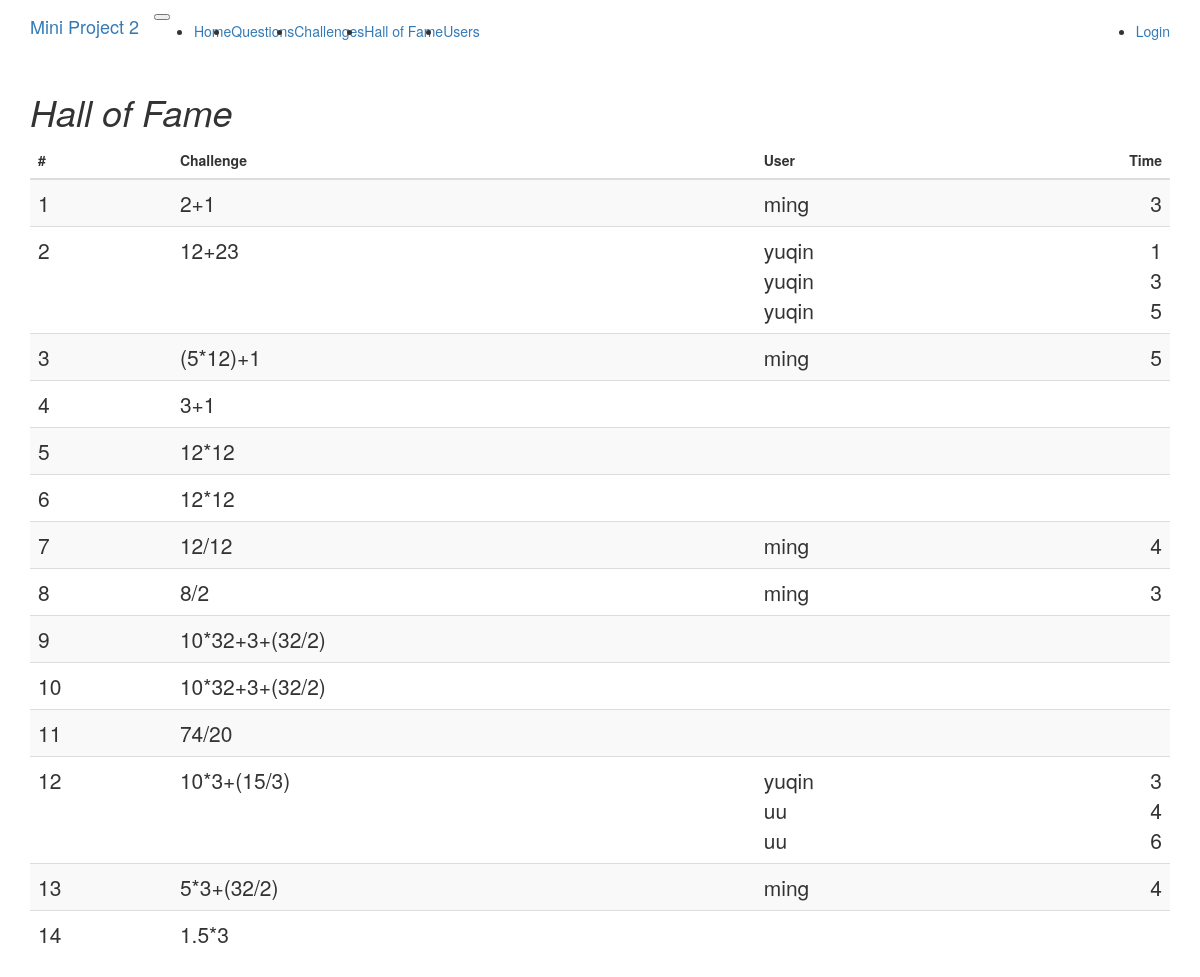
The app's page /halloffame with its own data.
### app/models.py (models this page shows, shortened)
class Question(db.Model):
	__tablename__ = 'question'
	id = db.Column(db.Integer, primary_key=True)
	expression = db.Column(db.String(255))
	answer = db.Column(db.Integer)
	author = db.Column(db.Integer, db.ForeignKey('user.id'))
	challenge = db.relationship("Challenge", uselist=False, back_populates="question")

class TimeRecord(db.Model):
	__tablename__ = 'timerecord'
	id = db.Column(db.Integer, primary_key=True)
	elapsed_time = db.Column(db.Integer)
	challenge_id = db.Column(db.Integer, db.ForeignKey('challenge.id'))
	user_id = db.Column(db.Integer, db.ForeignKey('user.id'))

class User(UserMixin, db.Model):
	__tablename__ = 'user'
	id = db.Column(db.Integer, primary_key=True)
	username = db.Column(db.String(64), index=True, unique=True)
	password_hash = db.Column(db.String(128))
	questions = db.relationship('Question', backref='from_user',
								lazy='dynamic')
	challenges = db.relationship('Challenge', secondary=association_table,
								backref=db.backref('to_user'),
								lazy='dynamic')
	records = db.relationship('TimeRecord',
								backref=db.backref('user_challenge'),
								lazy='dynamic')

### app/routes.py (the view)
@application.route('/halloffame')
def halloffame():
	challenges = Challenge.query.all()
	records = { c.id:get_smallest_three(c) for c in challenges}
	print(records)
	return render_template('halloffame.html', title="Hall of Fame",
							challenges=challenges,
							records=records)

### app/serverlibrary.py (called while the page is built)
def merge(array, p, q, r,byfunc=None):
    n_left = q-p+1
    n_right = r-q
    left = 0
    right = 0
    dest = p
    left_array = array[p:q+1]
    right_array = array[q+1:r+1]
    while left<n_left and right <n_right:
        if left_array[left]<=right_array[right]:
            array[dest]=left_array[left]
            left+=1
        else:
            array[dest]=right_array[right]
            right+=1
        dest+=1
    while left<n_left:
        array[dest]=left_array[left]
        left+=1
        dest+=1
    while right<n_right:
        array[dest]=right_array[right]
        right+=1
        dest+=1

def mergesort_recursive(array, p, r):
    if r > p:
        q = (p+r)//2
        mergesort_recursive(array, p, q)
        mergesort_recursive(array, q+1, r)
        merge(array, p, q, r)

def mergesort(array, byfunc=None):
    if byfunc == None:
        mergesort_recursive(array, 0, len(array)-1)
    else:
        mergesort_recursive(tuple_sort(array, byfunc), 0, len(array)-1)
        for i in ls:
            for j in range(len(array)):
                if byfunc(array[j]) == i:
                    array.append(array[j])
                    array.remove(array[j])
                    break

def tuple_sort(array, byfunc):
    ls.clear()
    for i in range(0, len(array)):
        ls.append(byfunc(array[i]))
    return ls

def get_smallest_three(challenge):
  records = challenge.records
  times = [r for r in records]
  mergesort(times, lambda x: x.elapsed_time)
  return times[:3]

### app/templates/halloffame.html
{% extends "base.html" %}
{% block app_content %}
<h1 style="font-style : italic;"> Hall of Fame</h1>
<table class="table table-sm table-striped table-dark" >
  <thead class="thead-dark">
    <tr>
      <th scope="col" >#</th>
      <th scope="col" >Challenge</th>
      <th scope="col" >User</th>
      <th scope="col" class="text-right" >Time</th>
    </tr>
  </thead>
  <tbody>
  {% for idx in range(challenges|length) %}
  	<tr>
      <th scope="row" class="lead">{{ idx+1 }}</th>
      <td class="lead">
      	{{ challenges[idx].question.expression }}
      </td>
      <td class="lead">
      	{% for r in records[challenges[idx].id] %}{{ r.user_challenge.username}}<br>{% endfor %}
      </td>
      <td class="text-right lead">
        {% for r in records[challenges[idx].id] %}{{ r.elapsed_time}}<br>{% endfor %}
      </td>
    </tr>
  {% endfor %}
  </tbody>
</table>
{% endblock %}

### app/templates/base.html (shortened to what this page needs)
{% extends "bootstrap/base.html" %}
{% block navbar %}
  <nav class="navbar  navbar-expand-lg navbar-light bg-light">
    <div class="container">
        <a class="navbar-brand" href="{{ url_for('index') }}">Mini Project 2</a>
        <button type="button" class="navbar-toggler" data-toggle="collapse" data-target="#bs-example-navbar-collapse-1">
        </button>
      <div class="collapse navbar-collapse" id="bs-example-navbar-collapse-1">
        <ul class="navbar-nav mr-auto">
          <li class="nav-item"><a class="nav-link" href="{{ url_for('index') }}">Home</a></li>
          <li class="nav-item"><a class="nav-link" href="{{ url_for('questions') }}">Questions</a></li>
          <li class="nav-item"><a class="nav-link" href="{{ url_for('challenges') }}">Challenges</a></li>
          <li class="nav-item"><a class="nav-link" href="{{ url_for('halloffame') }}">Hall of Fame</a></li>
          <li class="nav-item"><a class="nav-link" href="{{ url_for('users') }}">Users</a></li>
        </ul>
        <ul class="navbar-nav navbar-right">
          {% if current_user.is_anonymous %}
          <li class="nav-item"><a class="nav-link" href="{{ url_for('login') }}">Login</a></li>
          {% else %}
          <li class="nav-item"><a class="nav-link" href="{{ url_for('logout') }}">Logout</a></li>
          {% endif %}
        </ul>
      </div>
    </div>
  </nav>
{% endblock %}
{% block content %}
  <div class="container">
    {% block app_content %}{% endblock %}
  </div>
{% endblock %}

### records on screen
Question: expression "2+1"
TimeRecord: user_challenge.username "ming", elapsed_time "3"
Question: expression "12+23"
TimeRecord: user_challenge.username "yuqin", elapsed_time "1"
TimeRecord: user_challenge.username "yuqin", elapsed_time "3"
TimeRecord: user_challenge.username "yuqin", elapsed_time "5"
Question: expression "(5*12)+1"
TimeRecord: user_challenge.username "ming", elapsed_time "5"
Question: expression "3+1"
Question: expression "12*12"
Question: expression "12*12"
Question: expression "12/12"
TimeRecord: user_challenge.username "ming", elapsed_time "4"
Question: expression "8/2"
TimeRecord: user_challenge.username "ming", elapsed_time "3"
Question: expression "10*32+3+(32/2)"
Question: expression "10*32+3+(32/2)"
Question: expression "74/20"
Question: expression "10*3+(15/3)"
TimeRecord: user_challenge.username "yuqin", elapsed_time "3"
TimeRecord: user_challenge.username "uu", elapsed_time "4"
TimeRecord: user_challenge.username "uu", elapsed_time "6"
Question: expression "5*3+(32/2)"
TimeRecord: user_challenge.username "ming", elapsed_time "4"
Question: expression "1.5*3"

### other values on screen
{{ idx+1 }} "1" "2" "3" "4" "5" "6" "7" "8" "9" "10" "11" "12" "13" "14"
